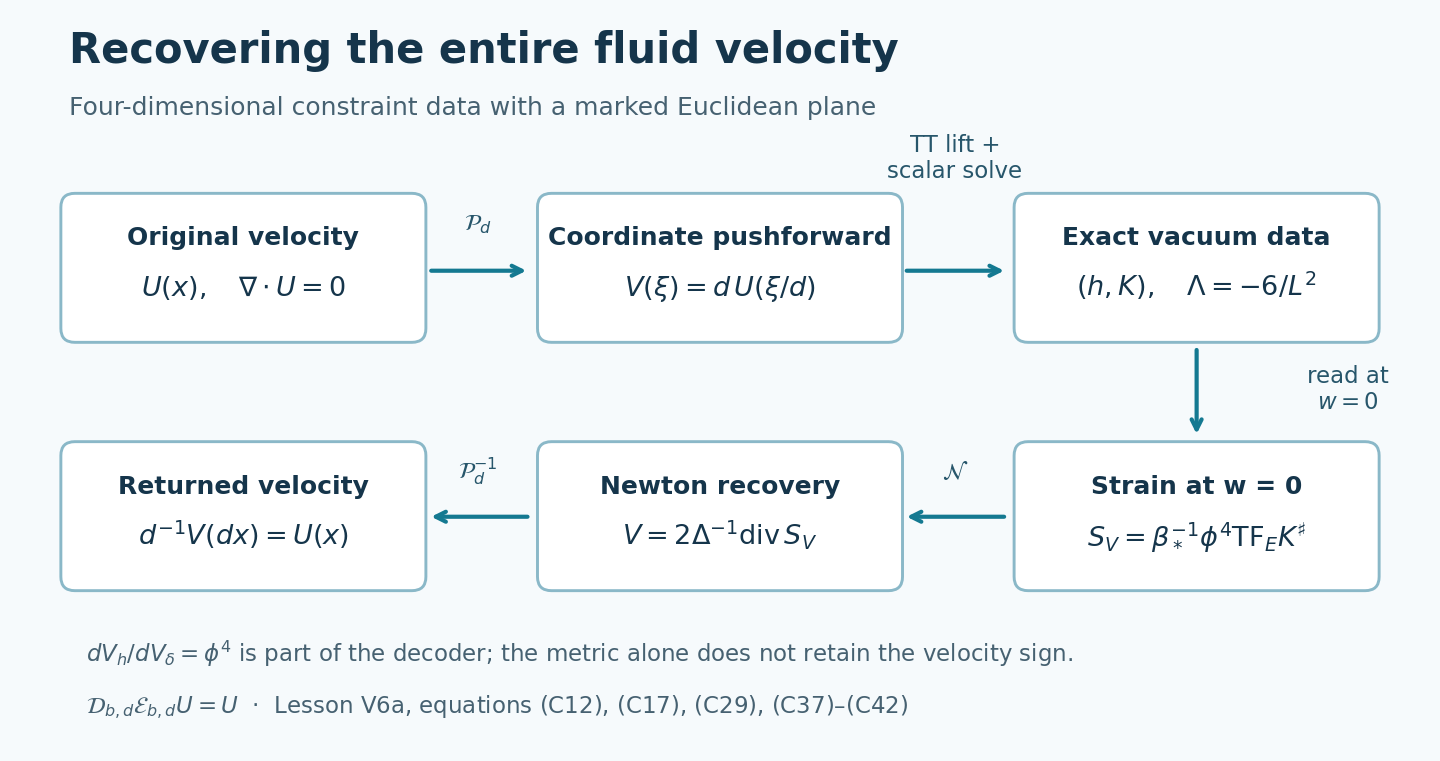

This chart was generated by the following Python code:
"""Diagram of the marked constraint encoding and its exact left inverse."""
from pathlib import Path
import matplotlib
matplotlib.use('Agg')
import matplotlib.pyplot as plt
from matplotlib.patches import FancyBboxPatch

plt.rcParams.update({'font.family':'DejaVu Sans','svg.fonttype':'none','font.size':12})
fig, ax = plt.subplots(figsize=(12,6.2))
fig.patch.set_facecolor('#f6fafc'); ax.set_facecolor('#f6fafc')
ax.set_xlim(0,12); ax.set_ylim(0,6.2); ax.axis('off')
ax.text(.4,5.85,'Recovering the entire fluid velocity',fontsize=20,weight='bold',color='#15354b')
ax.text(.4,5.4,'Four-dimensional constraint data with a marked Euclidean plane',fontsize=12,color='#466171')

def box(x,y,heading,formula):
    ax.add_patch(FancyBboxPatch((x,y),2.9,1.05,boxstyle='round,pad=.12',facecolor='white',edgecolor='#8ab8c8',linewidth=1.4))
    ax.text(x+1.45,y+.72,heading,ha='center',weight='bold',fontsize=12,color='#15354b')
    ax.text(x+1.45,y+.28,formula,ha='center',fontsize=13,color='#15354b')
def arrow(x1,y1,x2,y2,label,tx,ty):
    ax.annotate('',xy=(x2,y2),xytext=(x1,y1),arrowprops={'arrowstyle':'->','color':'#147991','lw':2})
    ax.text(tx,ty,label,ha='center',fontsize=11,color='#27566b')

box(.45,3.55,'Original velocity',r'$U(x),\quad \nabla\cdot U=0$')
box(4.55,3.55,'Coordinate pushforward',r'$V(\xi)=d\,U(\xi/d)$')
box(8.65,3.55,'Exact vacuum data',r'$(h,K),\quad \Lambda=-6/L^2$')
arrow(3.48,4.05,4.37,4.05,r'$\mathcal{P}_d$',3.92,4.4)
arrow(7.57,4.05,8.48,4.05,'TT lift +\nscalar solve',8.02,4.85)
box(.45,1.4,'Returned velocity',r'$d^{-1}V(dx)=U(x)$')
box(4.55,1.4,'Newton recovery',r'$V=2\Delta^{-1}\mathrm{div}\,S_V$')
box(8.65,1.4,'Strain at w = 0',r'$S_V=\beta_*^{-1}\phi^4\mathrm{TF}_E K^\sharp$')
arrow(10.1,3.4,10.1,2.6,'read at\n'+r'$w=0$',11.4,2.85)
arrow(8.48,1.92,7.57,1.92,r'$\mathcal{N}$',8.02,2.25)
arrow(4.38,1.92,3.48,1.92,r'$\mathcal{P}_d^{-1}$',3.92,2.25)
ax.text(.55,.66,r'$dV_h/dV_\delta=\phi^4$'+' is part of the decoder; the metric alone does not retain the velocity sign.',fontsize=11,color='#466171')
ax.text(.55,.22,r'$\mathcal{D}_{b,d}\mathcal{E}_{b,d}U=U$'+'  ·  Lesson V6a, equations (C12), (C17), (C29), (C37)–(C42)',fontsize=11,color='#466171')
fig.savefig(Path(__file__).with_suffix('.svg'),bbox_inches='tight',pad_inches=.15)
fig.savefig(Path(__file__).with_suffix('.png'),dpi=150,bbox_inches='tight',pad_inches=.15)
plt.close(fig)
